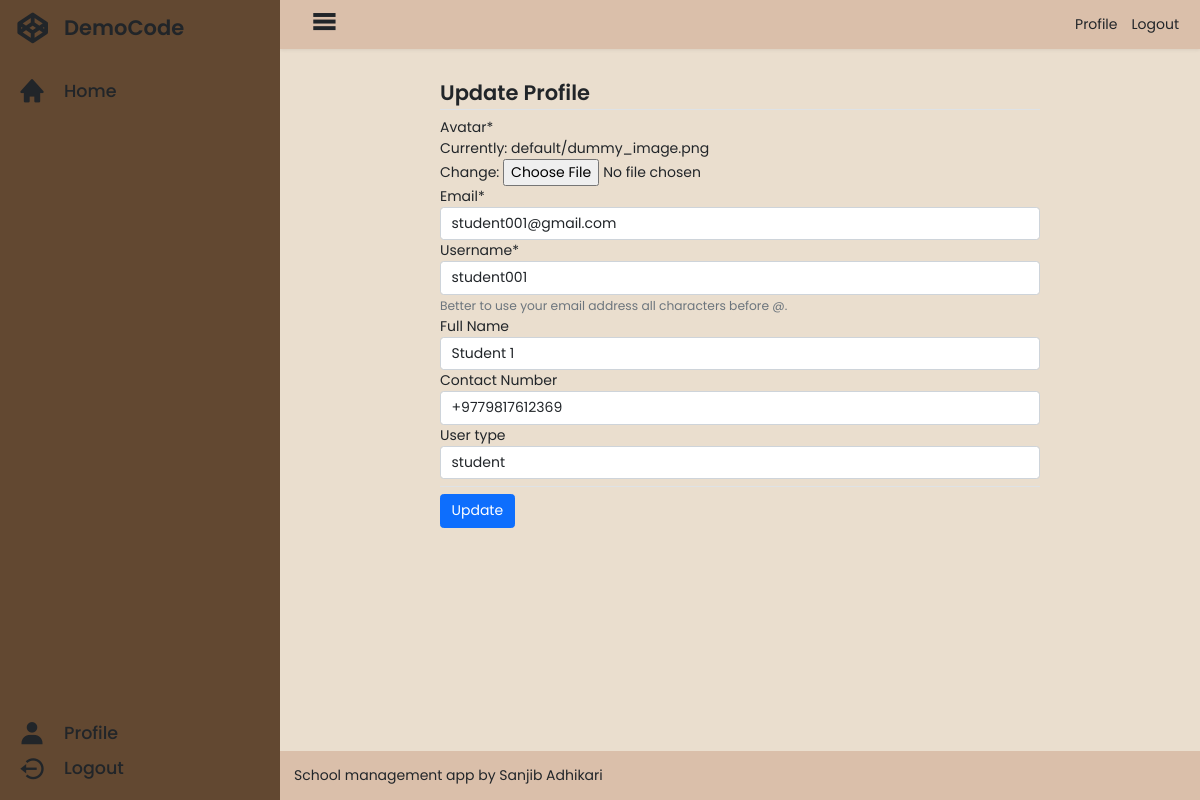
Screenshot of /base/user_update/ (signed in) with the database file from the repository.
### base/models.py (models this page shows, shortened)
class User(AbstractBaseUser):
    id = models.UUIDField(
        verbose_name=_("ID"),
        primary_key=True,
        default=uuid.uuid4,
        editable=False,
    )
    email = models.EmailField(
        verbose_name=_("Email"),
        max_length=127,
        unique=True,
        error_messages={
            "null": _("Email field is required."),
            "unique": _("An account with that email already exists. Please login to continue."),
            "invalid": _("Enter a valid email address."),
        },
    )
    username = models.CharField(
        verbose_name=_("Username"),
        max_length=127,
        unique=True,
        error_messages={
            "null": _("Username field is required."),
            "unique": _("An account with that username already exists."),
            "invalid": _("Enter a valid username."),
        },
        help_text=_("Better to use your email address all characters before @."),
    )
    user_type = models.ForeignKey(
        UserType,
        on_delete=models.SET_NULL,
        related_name="user_type",
        null=True,
        blank=True,
    )
    name = models.CharField(
        verbose_name=_("Full Name"),
        max_length=255,
        null=True,
        blank=True,
    )
    contact_number = PhoneNumberField(
        verbose_name=_("Contact Number"),
        null=True,
        blank=True,
    )
    avatar = models.ImageField(
        verbose_name=_("Avatar"),
        blank=True,
        null=True,
        default=get_default_avatar,
        upload_to=get_user_avatar,
    )
    is_email_verified = models.BooleanField(
        verbose_name=_("Email Verification Status"),
        default=get_email_verified_value,
        help_text=_("Designates whether this user is verified or not."),
    )
    is_staff = models.BooleanField(
        verbose_name=_("Staff Status"),
        default=False,
        help_text=_("Designates whether the user can log into this admin site."),
    )
    is_active = models.BooleanField(
        verbose_name=_("Active"),
        default=True,
        help_text=_(
            "Designates whether this user should be treated as active."
            "Unselect this field instead of deleting accounts."
        ),
    )
    is_superuser = models.BooleanField(
        _("superuser status"),
        default=False,
        help_text=_("Designates that this user has all permissions without explicitly assigning them."),
    )
    user_permissions = models.ManyToManyField(
        Permission,
        verbose_name=_("user permissions"),
        blank=True,
        help_text=_("Specific permissions for this user."),
        related_name="user_set",
        related_query_name="user",
    )
    groups = models.ManyToManyField(
        Group,
        verbose_name=_("Groups"),
        blank=True,
        help_text=_(
            "The groups this user belongs to. A user will get all permissions granted to each of their groups."
        ),
        related_name="user_set",
        related_query_name="user",
    )
    last_login = models.DateTimeField(
        verbose_name=_("Last Login"),
        auto_now=True,
    )
    date_joined = models.DateTimeField(
        verbose_name=_("Date Joined"),
        auto_now_add=True,
        editable=False,
    )
    objects = UserManager()
    USERNAME_FIELD = "email"
    REQUIRED_FIELDS = []
    class Meta:
        verbose_name = _("User")
        verbose_name_plural = _("Users")
        ordering = ["-date_joined"]

class UserType(models.Model):
    id = models.UUIDField(
        verbose_name=_("ID"),
        primary_key=True,
        default=uuid.uuid4,
        editable=False,
    )
    name = models.CharField(
        _("name"),
        max_length=31,
        unique=True,
    )
    permissions = models.ManyToManyField(
        Permission,
        verbose_name=_("permissions"),
        blank=True,
    )
    objects = UserTypeManager()
    def __str__(self):
        return self.name

### base/views.py (the view, shortened to what this page needs)
# urls.py: path("user_update/", user_update_view, name="user-update"),
@login_required
def user_update_view(request, *args, **kwargs):
    context = {}
    user = request.user
    if request.method == "GET":
        form = UserUpdateForm(instance=user)
    context["form"] = form
    return render(request, "base/user-update.html", context)

### base/forms.py
class UserUpdateForm(forms.ModelForm):
    avatar = forms.FileField(widget=CustomFileInput)
    class Meta:
        model = User
        fields = (
            "avatar",
            "email",
            "username",
            "name",
            "contact_number",
            "user_type",
        )

### base/templates/base/user-update.html (shortened to what this page needs)
{% extends 'base/base.html' %}
{% load static %}
{% load crispy_forms_tags %}
{% block main %}
<div class="container">
    <form method="post" enctype="multipart/form-data">
        <legend class="border-bottom">Update Profile</legend>
        {{form|crispy}}
        <div class="mt-2 pt-2 border-top">
            <button class="btn btn-primary" type="submit">Update</button>
        </div>
    </form>
</div>
{% endblock main %}

### base/templates/base/widgets/clearable_file_input.html (shortened to what this page needs)
{% if widget.is_initial %}
{{ widget.initial_text }}:
<a href="{{ widget.value.url }}">{{ widget.value }}</a>
<br>
{{ widget.input_text }}:
{% endif %}
<input type="{{ widget.type }}" name="{{ widget.name }}" {% include "django/forms/widgets/attrs.html" %}>

### static/css/base.css (style rules this page uses)
*, *::before, *::after { box-sizing: border-box; }
* { margin: 0; padding: 0; font-size: 14px; font-family: 'Poppins', sans-serif; }
a, a:hover { text-decoration: none; color: inherit; }
body { margin: 0; padding: 0; width: 100vw; height: 100vh; display: flex; }
.container { padding: 1rem; display: flex; flex-direction: column; align-items: center; overflow: auto; max-width: calc(100% - 2rem); height: 100%; }
form { width: 100%; max-width: 600px; }
legend { font-weight: 600; }

### rows the page displays
User: value "default/dummy_image.png", email "student001@gmail.com", username "student001", name "Student 1", contact_number "+9779817612369", user_type "student"

### other values shown
{{ widget.initial_text }} "Currently"
{{ widget.input_text }} "Change"
